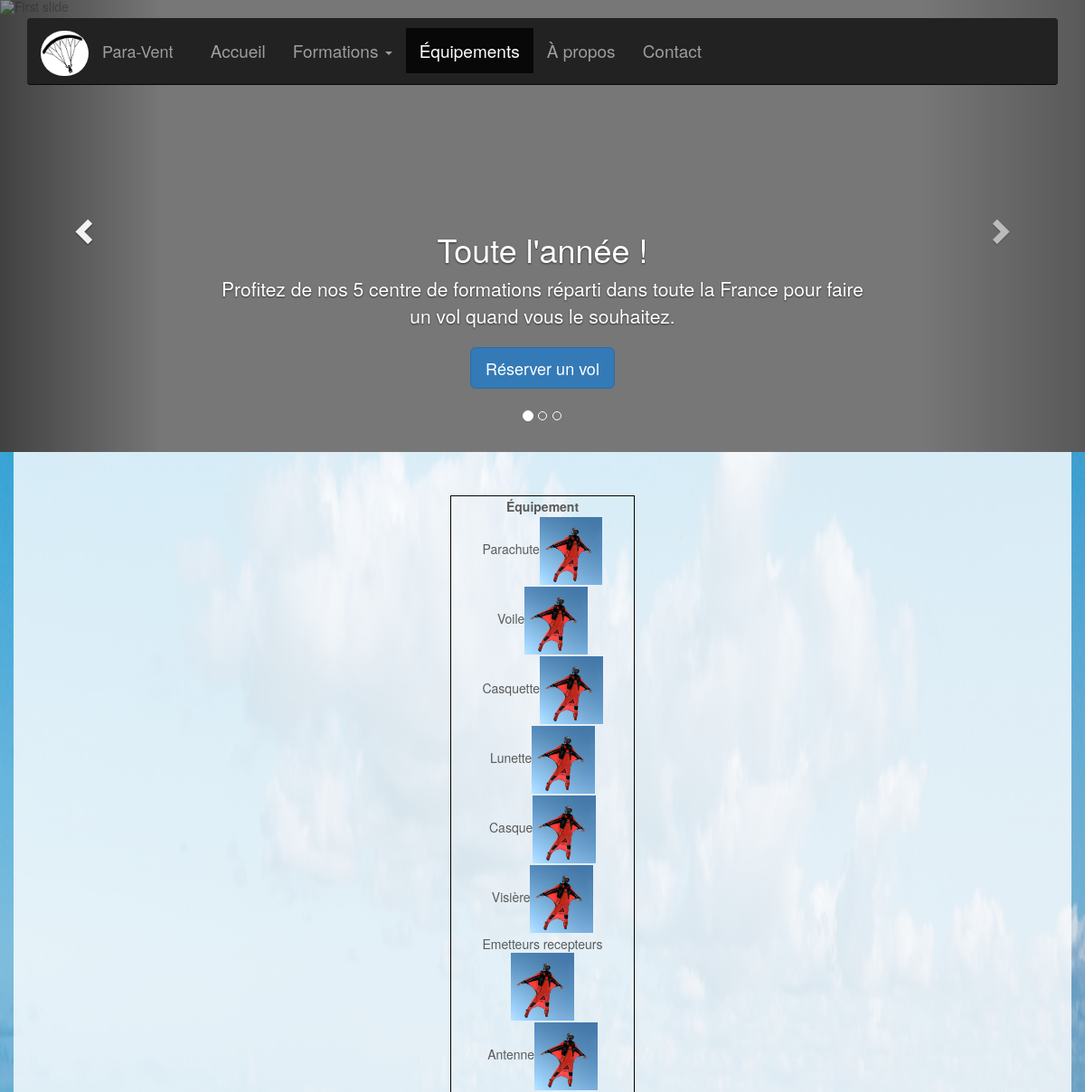
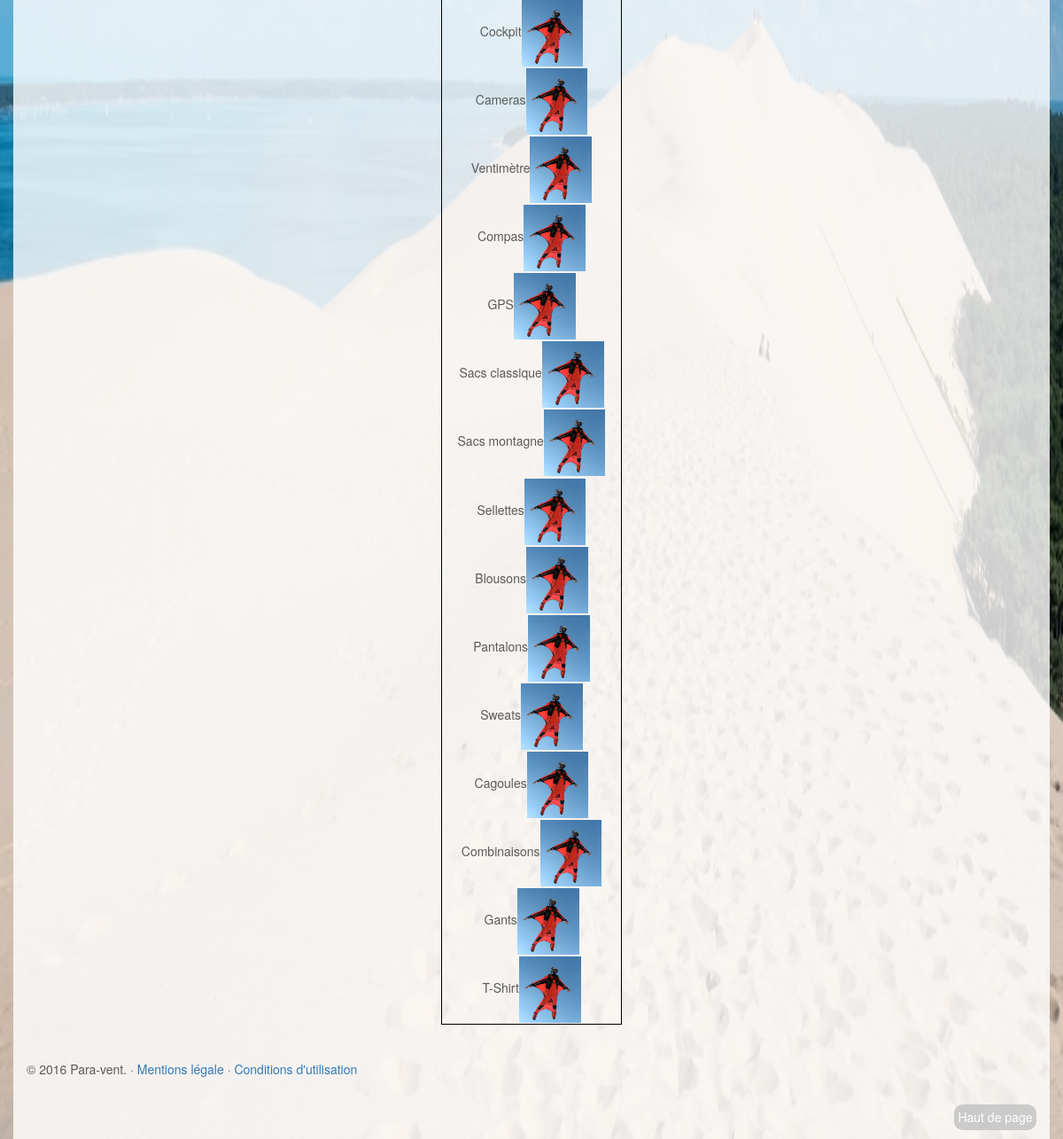
Page /Leger/Site/equipements/index.php on the committed database (2 pictures, top to bottom).
### tables this page shows
CREATE TABLE IF NOT EXISTS `article` (
  `id_article` int(11) NOT NULL AUTO_INCREMENT,
  `libelle_article` varchar(160) NOT NULL,
  `stock_article` int(100) NOT NULL,
  `id_fournisseur_article` int(11) NOT NULL,
  `prix_article` decimal(10,0) NOT NULL,
  PRIMARY KEY (`id_article`),
  KEY `fk_article_fournisseur` (`id_fournisseur_article`)
);

### Leger/Site/equipements/index.php (the view, shortened to what this page needs)
<?php include '../header.php'; ?>
<?php include '../connexion.php'; ?>
<?php
        $query = 'select * from article';
        $result = mysqli_query($bdd, $query);
        echo '<table style="margin: auto; text-align: center; border: solid black 1px;">
            <tr>
                <td style="font-weight: bold">Équipement</td>
            </tr>';
            while ($donnees = mysqli_fetch_array($result, MYSQLI_ASSOC)){
                echo'<tr>
                    <td>'.$donnees ['libelle_article'].'<img src="../images/suit.jpg" height="75" widht="75"/></td>
                </tr>';
            }
        echo'</table>';
?>
<?php include '../footer.php'; ?>

### Leger/Site/header.php (shortened to what this page needs)
<!DOCTYPE html>
<html lang="fr">
  <head>
    <link href="../css/bootstrap.min.css" rel="stylesheet">
    <link href="../css/carousel.css" rel="stylesheet">
    <link href="../css/style.css" rel="stylesheet">
  </head>
  <body>
    <div class="navbar-wrapper">
      <div class="container">
        <nav class="navbar navbar-inverse navbar-static-top">
          <div class="container">
            <div class="navbar-header">
              <a class="logo navbar-brand" href="../accueil/"><img src="../images/logo-parapente.png" height="50" width="53"/></a>
              <a class="navbar-brand" href="../accueil/">Para-Vent</a>
            </div>
            <div id="navbar" class="navbar-collapse collapse">
              <ul class="nav navbar-nav">
                <li id="accueil"><a href="../accueil/">Accueil</a></li>
                <li class="dropdown">
                  <a href="#" class="dropdown-toggle" data-toggle="dropdown" role="button" aria-haspopup="true" aria-expanded="false">Formations <span class="caret"></span></a>
                </li>
                <li id="equipements"><a href="../equipements/">Équipements</a></li>
                <li id="a-propos"><a href="../a-propos/">À propos</a></li>
                <li id="contact"><a href="../nous-contacter/">Contact</a></li>
              </ul>
            </div>
          </div>
        </nav>
      </div>
    </div>
    <div id="myCarousel" class="carousel slide" data-ride="carousel">
      <ol class="carousel-indicators">
        <li data-target="#myCarousel" data-slide-to="0" class="active"></li>
        <li data-target="#myCarousel" data-slide-to="1"></li>
        <li data-target="#myCarousel" data-slide-to="2"></li>
      </ol>
      <div class="carousel-inner" role="listbox">
        <div class="item active">
          <img class="first-slide" src="../images/parapente-accueil1.jpg" height="2842" width="5500" alt="First slide">
          <div class="container">
            <div class="carousel-caption">
              <h1>Toute l'année !</h1>
              <p>Profitez de nos 5 centre de formations réparti dans toute la France pour faire un vol quand vous le souhaitez.</p>
              <p><a class="btn btn-lg btn-primary" href="../formations/?id=1" role="button">Réserver un vol</a></p>
            </div>
          </div>
        </div>
      </div>
      <a class="left carousel-control" href="#myCarousel" role="button" data-slide="prev">
        <span class="glyphicon glyphicon-chevron-left" aria-hidden="true"></span>
      </a>
      <a class="right carousel-control" href="#myCarousel" role="button" data-slide="next">
        <span class="glyphicon glyphicon-chevron-right" aria-hidden="true"></span>
      </a>
    </div>
<div class="container marketing">

### Leger/Site/footer.php (shortened to what this page needs)
     <br>
     <br>
      <footer>
        <p>&copy; 2016 Para-vent. &middot; <a href="../mentions-legales/">Mentions légale</a> &middot; <a href="../terms/">Conditions d'utilisation</a></p>
        <br>
        <p class="pull-right"><a href="#">Haut de page</a></p>
      </footer>
    </div>
  </body>
</html>

### Leger/Site/css/carousel.css (style rules this page uses)
body { padding-bottom: 40px; color: #5a5a5a; }
.navbar-wrapper { position: absolute; top: 0; right: 0; left: 0; z-index: 20; }
.navbar-wrapper > .container { padding-right: 0; padding-left: 0; }
.navbar-wrapper .navbar { padding-right: 15px; padding-left: 15px; }
.navbar-wrapper .navbar .container { width: auto; }
.carousel { height: 500px; margin-bottom: 60px; }
.carousel-caption { z-index: 10; }
.carousel .item { height: 500px; background-color: #777; }
.carousel-inner > .item > img { position: absolute; top: 0; left: 0; min-width: 100%; height: 500px; }
@media (min-width: 768px) { .navbar-wrapper { margin-top: 20px; } }
@media (min-width: 768px) { .navbar-wrapper .container { padding-right: 15px; padding-left: 15px; } }
@media (min-width: 768px) { .navbar-wrapper .navbar { padding-right: 0; padding-left: 0; } }
@media (min-width: 768px) { .navbar-wrapper .navbar { border-radius: 4px; } }
@media (min-width: 768px) { .carousel-caption p { margin-bottom: 20px; font-size: 21px; line-height: 1.4; } }

### Leger/Site/css/style.css (style rules this page uses)
.logo img { margin-top: -12px; border-radius: 50px; }
.navbar { font-size: 19px; padding: 1%; }
.navbar-nav { padding-left: 1%; }
.marketing { height: 100%; padding-top: 23%; margin-top: -24%; margin-bottom: -20%; background-color: rgba(255, 255, 255, 0.8); }
body { background-image: url(../images/fond.jpg); background-repeat: no-repeat; background-attachment: fixed; background-size: 100% 100%; }
.pull-right { text-decoration: none; padding: 0.4%; border-radius: 10px; background-color: rgba(193, 193, 193, 0.8); }
.pull-right a { text-decoration: none; color: white; }
tbody tr td { padding: 0.5%; padding-left: 1%; padding-right: 1%; }

### rows in the picture
article: libelle_article "Parachute"
article: libelle_article "Voile"
article: libelle_article "Casquette"
article: libelle_article "Lunette"
article: libelle_article "Casque"
article: libelle_article "Visière"
article: libelle_article "Emetteurs recepteurs"
article: libelle_article "Antenne"
article: libelle_article "Cockpit"
article: libelle_article "Cameras"
article: libelle_article "Ventimètre"
article: libelle_article "Compas"
article: libelle_article "GPS"
article: libelle_article "Sacs classique"
article: libelle_article "Sacs montagne"
article: libelle_article "Sellettes"
article: libelle_article "Blousons"
article: libelle_article "Pantalons"
article: libelle_article "Sweats"
article: libelle_article "Cagoules"
article: libelle_article "Combinaisons"
article: libelle_article "Gants"
article: libelle_article "T-Shirt"
